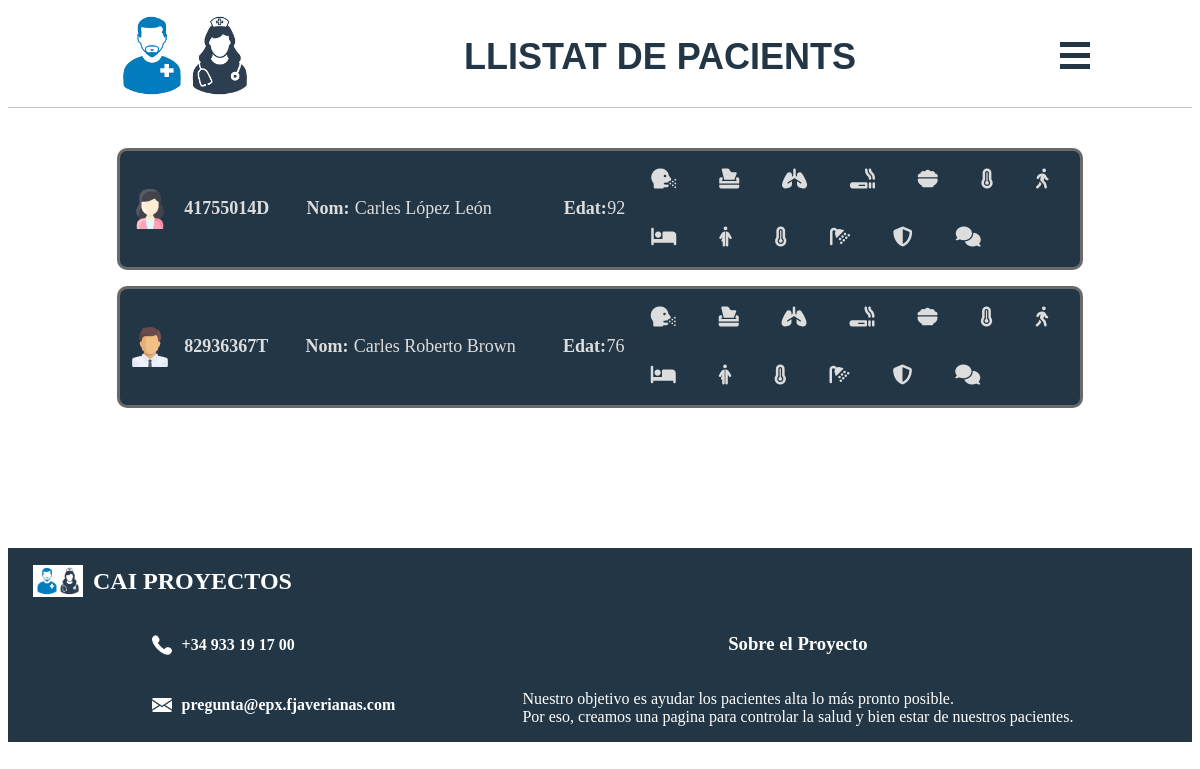
The page /lista_paciente on the database as committed earlier.
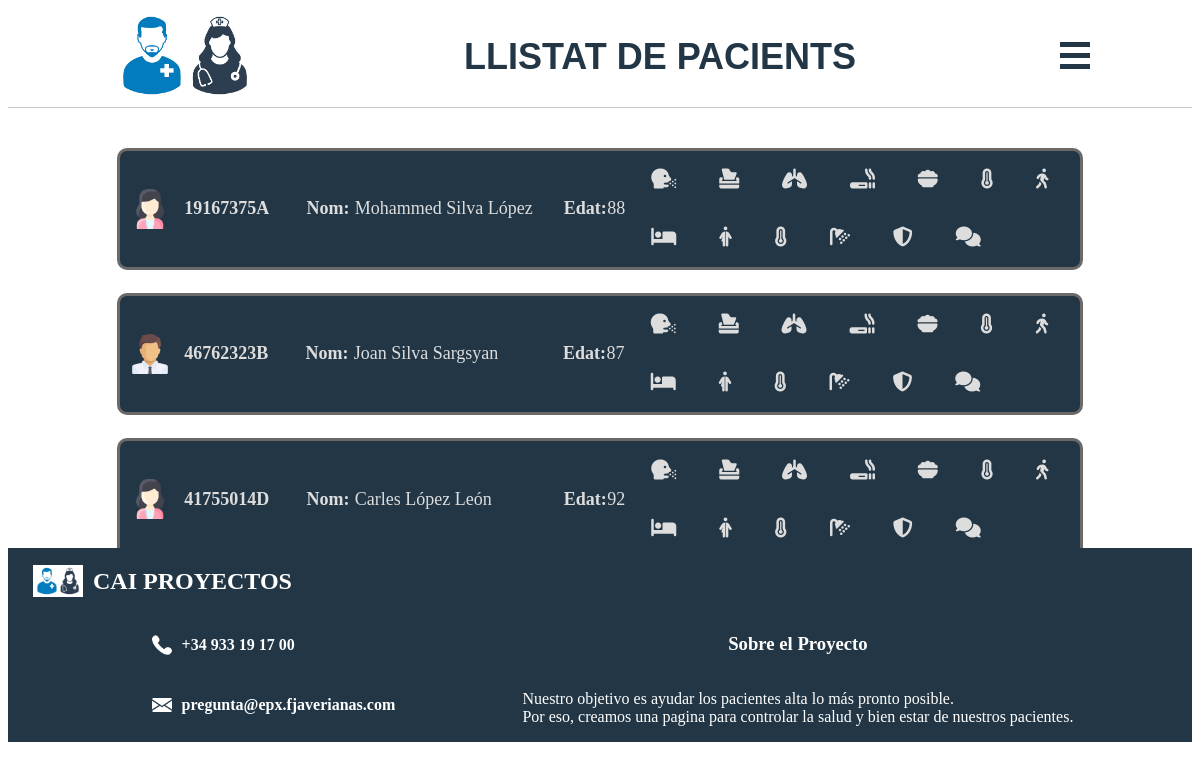
The same page on the database as committed later.
### tables this page shows
CREATE TABLE `info_general` (
  `dni` varchar(10) NOT NULL
,  `nom` varchar(60) NOT NULL
,  `edat` integer NOT NULL
,  `sexe` varchar(60) NOT NULL
,  `LLoc_naixement` varchar(30) NOT NULL
,  `Lloc_residencia` varchar(60) NOT NULL
,  `temps_residencia` integer NOT NULL
,  `familia_origen_pare` varchar(60) NOT NULL
,  `familia_origen_mare` varchar(60) NOT NULL
,  `familia_origen_germans` varchar(60) NOT NULL
,  `familia_procreacio` varchar(60) NOT NULL
,  `rol_ocupa` varchar(60) NOT NULL
,  `membres_integren` varchar(60) NOT NULL
,  `viu_sol` varchar(60) NOT NULL
,  `problema_salut_actual` varchar(60) NOT NULL
,  `pren_medicaments_casa` varchar(60) NOT NULL
,  `quins_medicaments` varchar(60) NOT NULL
,  PRIMARY KEY (`dni`)
);

### app.py (the view)
@app.route("/lista_paciente")
def lista_paciente():
    consulta_sel = "select * from info_general;"
    data = obtenerDatos(consulta_sel)
    nombreTablas = ['Informació general',
                    'Necessitats respiratòries',
                    'Menjar i beure',
                    'Necessitats d\'eliminació',
                    'Necessitats de mobilitat',
                    'Necessitats de son i repòs',
                    'Necessitats de vertimenta',
                    'Necessitats de temperatura',
                    'Necessitats d\'higiene',
                    'Necessitats d\'evitar perills',
                    'Necessitats de comunicació',
                    'Creences i valors',
                    'Realització personal',
                    'Necessitats d\'esbarjo',
                    'Necessitats d\'aprenentatge']
    return render_template("lista_paciente.html", data=data, numTablas=15, nombreTablas=nombreTablas)

### bdPacients.py (called while the page is built)
def conectarBD():
    if DB == 'MYSQL':
        db = mysql.connector.connect(host='localhost',
                                    user='root',
                                    password=CONTRASENA,
                                    database="formulario_cai"
                                    )
    elif DB == 'SQLITE':
        if os.getenv('HOSTING', default=None) == None:
            db = sqlite3.connect("formulario_cai.db")
        else:
            db = sqlite3.connect("/home/telesfor/CAI_DAW/formulario_cai.db")
    return db

def obtenerDatos(consulta):
    db = conectarBD()
    cursor = db.cursor()
    cursor.execute(consulta)
    data = cursor.fetchall()
    print(data)
    return data

### templates/lista_paciente.html (shortened to what this page needs)
<!DOCTYPE html>
<html lang="en">
<head>
  <link rel="stylesheet" type="text/css" href="{{url_for('static',filename='estilos_pagina.css')}}" />
  <link rel="stylesheet" href="{{url_for('static',filename='swiper-bundle.css')}}" />
  <link rel="stylesheet" href="https://cdnjs.cloudflare.com/ajax/libs/font-awesome/6.3.0/css/all.min.css">
</head>
<body>
  <header>
    <div id="logo">
      <img src="{{url_for('static',filename='enfermeros.jpg')}}" alt="Imagen de logo" width="150px">
    </div>
    <div class="titulo">
      <h1>LLISTAT DE PACIENTS</h1>
    </div>
    <span id="caja-menu">
      <div class="container-menu" id="menu" onclick="abrirMenu()">
        <div id="bar1" class="bar1"></div>
        <div id="bar2" class="bar2"></div>
        <div id="bar3" class="bar3"></div>
      </div>
    </span>
  </header>
  <main>
    <div class="column">
      {% for linea in data | reverse %}
      <div class="row">
        <div class="card" id="{{linea[0]}}">
          {% if linea[3] == 'H' %}
          <img src="./../static/man.png" alt="hombre" class="image-man" />
          {% else %}
          <img src="./../static/woman.png" alt="hombre" class="image-man" />
          {% endif %}
          <div class="text-card">
            <div class="text-name">
              <h3>{{linea[0]}}</h3>
            </div>
            <div class="list">
              <div class="dadesPersonals">
                <div class="dadesNom">
                  <h4>Nom:</h4>
                  <div>{{linea[1]}}</div>
                </div>
                <div class="dadesEdat">
                  <h4>Edat:</h4>
                  <div>{{linea[2]}}</div>
                </div>
              </div>
              <div class="alarmes">
                <div class="alarma"><i class="fa-solid fa-head-side-cough fa-lg"></i></div>
                <div class="alarma"><i class="fa-solid fa-box-tissue fa-lg"></i></div>
                <div class="alarma"><i class="fa-solid fa-lungs fa-lg"></i></div>
                <div class="alarma"><i class="fa-sharp fa-solid fa-smoking fa-lg"></i></div>
                <div class="alarma"><i class="fa-solid fa-bowl-food fa-lg"></i></div>
                <div class="alarma"><i class="fa fa-thermometer-full fa-lg" aria-hidden="true"></i></div>
                <div class="alarma"><i class="fa-solid fa-person-walking fa-lg"></i></div>
                <div class="alarma"><i class="fa-sharp fa-solid fa-bed fa-lg"></i></div>
                <div class="alarma"><i class="fa-solid fa-person-half-dress fa-lg"></i></div>
                <div class="alarma"><i class="fa fa-thermometer-full fa-lg" aria-hidden="true"></i></div>
                <div class="alarma"><i class="fa fa-shower fa-lg" aria-hidden="true"></i></div>
                <div class="alarma"><i class="fa-sharp fa-solid fa-shield-halved fa-lg"></i></div>
                <div class="alarma"><i class="fa-solid fa-comments fa-lg"></i></div>
              </div>
            </div>
          </div>
        </div>
      </div>
      {% endfor %}
    </div>
  </main>
  <footer>
    <div class="logo-footer">
      <img src="{{url_for('static',filename='enfermeros.jpg')}}" alt="Imagen de logo" width="50px">
      <h2>CAI PROYECTOS</h2>
    </div>
    <div class="footer-container">
      <div>
        <div class="iconos">
          <img src="{{url_for('static',filename='telefone.png')}}" alt="Telefono" class="icono-telefono">
          <h4>+34 933 19 17 00</h4>
        </div>
        <div class="iconos">
          <img src="{{url_for('static',filename='email.png')}}" alt="Email" class="icono-email">
          <h4>pregunta@epx.fjaverianas.com</h4>
        </div>
      </div>
      <div class="footer-descripcion">
        <h3>Sobre el Proyecto</h3>
        <p>Nuestro objetivo es ayudar los pacientes alta lo más pronto posible. </br> Por eso, creamos una pagina para
          controlar la salud y bien estar de nuestros pacientes.</p>
      </div>
    </div>
  </footer>
</body>
</html>

### static/estilos_pagina.css (style rules this page uses)
body { background-repeat: no-repeat; background-attachment: fixed; background-size: cover; }
header { display: flex; flex-direction: row; justify-content: space-around; align-items: center; border-bottom: 1px solid; border-color: #c9c9c9; }
header #logo { display: block; align-self: auto; }
header .titulo h1 { font-family: Poppins, sans-serif; font-size: 36px; color: #223645; }
.container-menu { display: inline-block; cursor: pointer; position: relative; z-index: 5; }
.bar1, .bar2, .bar3 { width: 30px; height: 5px; background-color: #223645; margin: 6px 0; transition: 0.4s; }
#caja-menu { display: relative; }
.row { display: flex; flex-direction: column; gap: 10px; }
.column { width: 92vw; display: flex; flex-direction: column; align-items: center; padding: 40px; height: 30vw; overflow-y: scroll; row-gap: 2vh; }
.card { display: flex; flex-direction: row; align-items: center; background-color: #223645; border-radius: 10px; color: #ddd; width: 80vw; border: 3px solid #6c6969; cursor: pointer; }
.image-man { width: 40px; height: 40px; padding: 10px; }
.text-card { display: flex; flex-direction: row; align-items: center; width: 100%; }
.list { display: flex; flex-direction: row; width: 90%; justify-content: start; align-items: center; margin-left: 7%; }
.dadesPersonals { display: flex; flex-direction: row; font-size: 18px;; width: 60%; }
.dadesPersonals .dadesNom { display: flex; flex-direction: row; align-items: center; width: 90%; margin-left: -7.5%; column-gap: 2%; }
.dadesPersonals .dadesEdat { display: flex; flex-direction: row; align-items: center; width: 15%; column-gap: 1%; }
.alarmes { display: flex; flex-direction: row; column-gap: 10%; align-items: center; width: 90%; flex-wrap: wrap; margin-left: 5%; }
.alarma { margin-top: 20px; margin-bottom: 20px; }
.text-name h3 { margin-left: 5%; font-size: 18px; }
footer { background-color: #223645; padding-left: 25px; color: white; animation-name: slide; animation-duration: 1.5s; animation-fill-mode: forwards; }
.logo-footer { display: flex; flex-direction: row; gap: 10px; align-items: center; }
.iconos { display: flex; flex-direction: row; align-items: center; gap: 10px; }
.icono-telefono { width: 20px; height: 20px; }
.icono-email { width: 20px; height: 20px; }
.footer-container { display: flex; gap: 30px; flex-direction: row; justify-items: center; justify-content: space-around; padding: 0px 70px 0px 70px; }
.footer-descripcion { display: flex; flex-direction: column; align-items: center; }

Rows that differ between the two databases and show on the page:
no longer on this page (row unchanged): info_general: dni "82936367T", nom "Carles Roberto Brown", edat "76"
added info_general: dni "19167375A", nom "Mohammed Silva López", edat "88"
added info_general: dni "46762323B", nom "Joan Silva Sargsyan", edat "87"
